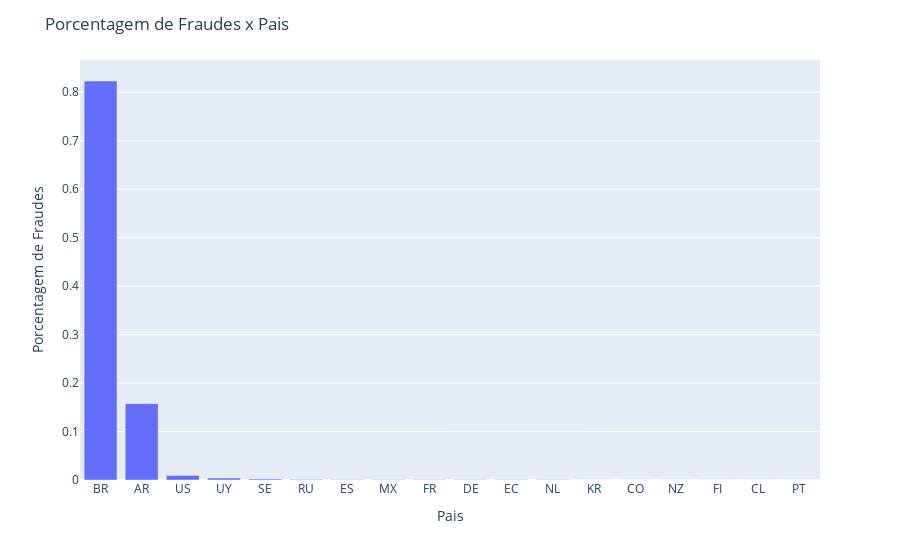

Notebook cell for this chart:
### Code cell
## now count the percentage of samples in each contry (pais) that happened a fraud (fraude = 1), plot a bar chart using plotly
## pais with fraude = 1 / pais total

fig = px.bar(
    fraud_df['pais'].value_counts(normalize=True).reset_index(),
    x='index',
    y='pais',
    labels={'index': 'Pais', 'pais': 'Porcentagem de Fraudes'},
)

fig.update_layout(
    xaxis_title="Pais",
    yaxis_title="Porcentagem de Fraudes",
    title="Porcentagem de Fraudes x Pais"
)

fig.show()

### Figure 1 — Plotly figure (JSON) as saved in the notebook; plotly's stock layout.template omitted (floating-point values rounded to 4 significant figures)
{"data": [{"alignmentgroup": "True", "hovertemplate": "Pais=%{x}<br>Porcentagem de Fraudes=%{y}<extra></extra>", "legendgroup": "", "marker": {"color": "#636efa", "pattern": {"shape": ""}}, "name": "", "offsetgroup": "", "orientation": "v", "showlegend": false, "textposition": "auto", "type": "bar", "x": ["BR", "AR", "US", "UY", "SE", "RU", "ES", "MX", "FR", "DE", "EC", "NL", "KR", "CO", "NZ", "FI", "CL", "PT"], "xaxis": "x", "y": [0.8232, 0.1575, 0.009352, 0.003874, 0.002004, 0.0008016, 0.000668, 0.0004008, 0.0004008, 0.0004008, 0.0002672, 0.0002672, 0.0001336, 0.0001336, 0.0001336, 0.0001336, 0.0001336, 0.0001336], "yaxis": "y"}], "layout": {"barmode": "relative", "legend": {"tracegroupgap": 0}, "margin": {"t": 60}, "title": {"text": "Porcentagem de Fraudes x Pais"}, "xaxis": {"anchor": "y", "domain": [0, 1], "title": {"text": "Pais"}}, "yaxis": {"anchor": "x", "domain": [0, 1], "title": {"text": "Porcentagem de Fraudes"}}}}
